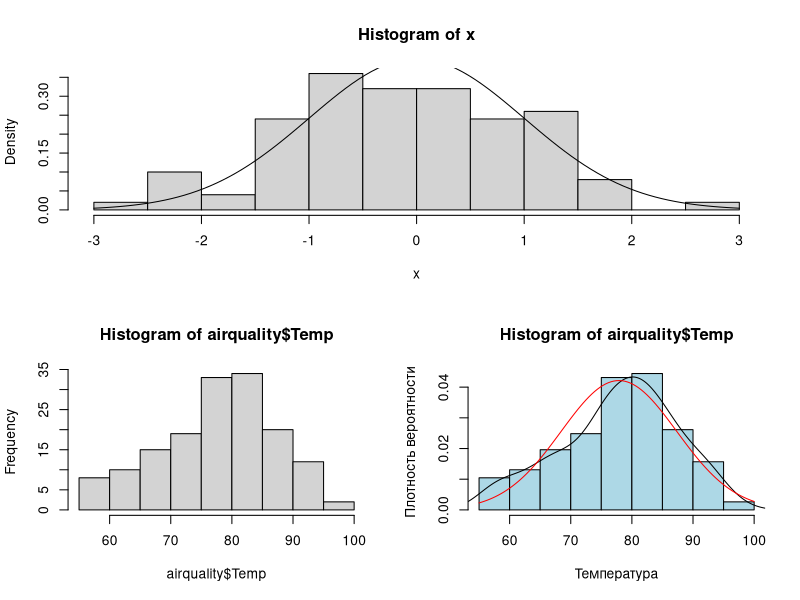

Write the R code that produced this figure.
# 1. Изучить метод  построения гистограммы. Изучили.
# 2. Построить гистограмму и эмпирическую функцию распределения непрерывных случайных величин.

# Случайные величины в нормальном распределении
layout(matrix(c(1,1,2,3), 2, 2, byrow = TRUE))

x <- rnorm(100,0,1)
x <- rnorm(100)
hist(x, freq = FALSE)
curve(dnorm(x), add = TRUE)

# 3. Построить эмпирическую функцию распределения и столбиковую диаграмму для дискретной случайной величины.

# Dataset про погоду в Нью-Йорке
# Столбиковая диаграмма частоты
hist(airquality$Temp)

# Столбиковая диаграмма распределения вероятности
hist(airquality$Temp, freq = FALSE, col = "lightblue",
     ylab = "Плотность вероятности", xlab = "Температура")

# Кривая плотности вероятности + столбиковая диаграмма
lines(density(airquality$Temp))

# Кривая нормального распределения для сравнения
curve(dnorm(x, mean = mean(airquality$Temp, na.rm = TRUE),
             sd = sd(airquality$Temp, na.rm = TRUE)), add = TRUE, col = 'red')

# 4. Оценить долю наблюдений, лежащих в заданных границах с помощью гистограммы и эмпирической функции распределения. Оценили
